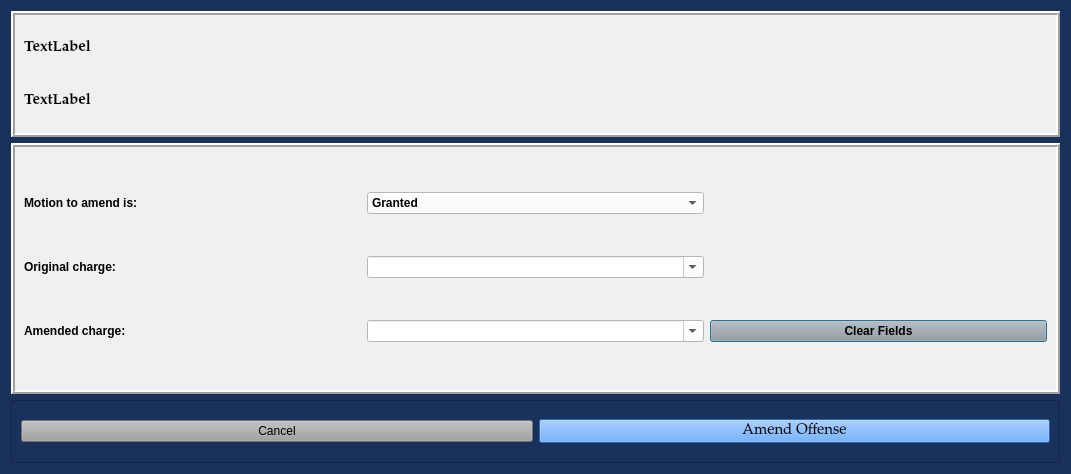
<?xml version="1.0" encoding="UTF-8"?>
<ui version="4.0">
 <class>AmendOffenseDialog</class>
 <widget class="QDialog" name="AmendOffenseDialog">
  <property name="geometry">
   <rect>
    <x>0</x>
    <y>0</y>
    <width>1071</width>
    <height>474</height>
   </rect>
  </property>
  <property name="sizePolicy">
   <sizepolicy hsizetype="Preferred" vsizetype="Preferred">
    <horstretch>0</horstretch>
    <verstretch>0</verstretch>
   </sizepolicy>
  </property>
  <property name="minimumSize">
   <size>
    <width>0</width>
    <height>0</height>
   </size>
  </property>
  <property name="font">
   <font>
    <family>Palatino Linotype</family>
    <pointsize>11</pointsize>
    <weight>9</weight>
    <italic>false</italic>
    <bold>false</bold>
   </font>
  </property>
  <property name="windowTitle">
   <string>Amend Charge</string>
  </property>
  <property name="styleSheet">
   <string notr="true">background-color: rgb(25, 49, 91);
font: 75 11pt &quot;Palatino Linotype&quot;;</string>
  </property>
  <layout class="QVBoxLayout" name="verticalLayout" stretch="2,4,1">
   <item>
    <widget class="QFrame" name="case_information_frame">
     <property name="sizePolicy">
      <sizepolicy hsizetype="Preferred" vsizetype="Preferred">
       <horstretch>0</horstretch>
       <verstretch>0</verstretch>
      </sizepolicy>
     </property>
     <property name="maximumSize">
      <size>
       <width>5000</width>
       <height>5000</height>
      </size>
     </property>
     <property name="cursor">
      <cursorShape>ArrowCursor</cursorShape>
     </property>
     <property name="styleSheet">
      <string notr="true">background-color: rgb(240, 240, 240);
font-weight: bold;</string>
     </property>
     <property name="frameShape">
      <enum>QFrame::Box</enum>
     </property>
     <property name="frameShadow">
      <enum>QFrame::Raised</enum>
     </property>
     <property name="lineWidth">
      <number>2</number>
     </property>
     <layout class="QGridLayout" name="gridLayout_2">
      <item row="0" column="0">
       <widget class="QLabel" name="case_number_label">
        <property name="font">
         <font>
          <family>Palatino Linotype</family>
          <pointsize>11</pointsize>
          <weight>75</weight>
          <italic>false</italic>
          <bold>true</bold>
         </font>
        </property>
        <property name="text">
         <string>TextLabel</string>
        </property>
       </widget>
      </item>
      <item row="1" column="0">
       <widget class="QLabel" name="defendant_name_label">
        <property name="font">
         <font>
          <family>Palatino Linotype</family>
          <pointsize>11</pointsize>
          <weight>75</weight>
          <italic>false</italic>
          <bold>true</bold>
         </font>
        </property>
        <property name="text">
         <string>TextLabel</string>
        </property>
       </widget>
      </item>
     </layout>
    </widget>
   </item>
   <item>
    <widget class="QFrame" name="frame_2">
     <property name="styleSheet">
      <string notr="true">background-color: rgb(240, 240, 240);
font: 75 11pt &quot;Palatino Linotype&quot;;
font-weight: bold;</string>
     </property>
     <property name="frameShape">
      <enum>QFrame::Box</enum>
     </property>
     <property name="frameShadow">
      <enum>QFrame::Raised</enum>
     </property>
     <property name="lineWidth">
      <number>2</number>
     </property>
     <property name="midLineWidth">
      <number>0</number>
     </property>
     <layout class="QGridLayout" name="gridLayout">
      <item row="0" column="0">
       <widget class="QLabel" name="label">
        <property name="text">
         <string>Motion to amend is:</string>
        </property>
       </widget>
      </item>
      <item row="0" column="1">
       <widget class="QComboBox" name="motion_decision_box">
        <property name="styleSheet">
         <string notr="true">background-color: rgb(255, 255, 255);</string>
        </property>
        <property name="editable">
         <bool>false</bool>
        </property>
        <item>
         <property name="text">
          <string>Granted</string>
         </property>
        </item>
        <item>
         <property name="text">
          <string>Denied</string>
         </property>
        </item>
       </widget>
      </item>
      <item row="1" column="0">
       <widget class="QLabel" name="label_2">
        <property name="text">
         <string>Original charge:</string>
        </property>
       </widget>
      </item>
      <item row="1" column="1">
       <widget class="QComboBox" name="original_charge_box">
        <property name="styleSheet">
         <string notr="true">background-color: rgb(255, 255, 255);</string>
        </property>
        <property name="editable">
         <bool>true</bool>
        </property>
       </widget>
      </item>
      <item row="2" column="0">
       <widget class="QLabel" name="label_3">
        <property name="text">
         <string>Amended charge:</string>
        </property>
       </widget>
      </item>
      <item row="2" column="1">
       <widget class="QComboBox" name="amended_charge_box">
        <property name="styleSheet">
         <string notr="true">background-color: rgb(255, 255, 255);</string>
        </property>
        <property name="editable">
         <bool>true</bool>
        </property>
       </widget>
      </item>
      <item row="2" column="2">
       <widget class="QPushButton" name="clear_fields_Button">
        <property name="styleSheet">
         <string notr="true">background-color: rgb(160, 160, 160);</string>
        </property>
        <property name="text">
         <string>Clear Fields</string>
        </property>
       </widget>
      </item>
     </layout>
    </widget>
   </item>
   <item>
    <widget class="QFrame" name="frame">
     <property name="styleSheet">
      <string notr="true">font: 75 11pt &quot;Palatino Linotype&quot;;</string>
     </property>
     <property name="frameShape">
      <enum>QFrame::StyledPanel</enum>
     </property>
     <property name="frameShadow">
      <enum>QFrame::Raised</enum>
     </property>
     <layout class="QGridLayout" name="gridLayout_3">
      <item row="0" column="0">
       <widget class="QPushButton" name="cancel_Button">
        <property name="styleSheet">
         <string notr="true">background-color: rgb(160, 160, 160);</string>
        </property>
        <property name="text">
         <string>Cancel</string>
        </property>
       </widget>
      </item>
      <item row="0" column="1">
       <widget class="QPushButton" name="amend_offense_Button">
        <property name="font">
         <font>
          <family>Palatino Linotype</family>
          <pointsize>11</pointsize>
          <weight>9</weight>
          <italic>false</italic>
          <bold>false</bold>
         </font>
        </property>
        <property name="styleSheet">
         <string notr="true">background-color: rgb(62, 146, 255);
font: 75 11pt &quot;Palatino Linotype&quot;;</string>
        </property>
        <property name="text">
         <string>Amend Offense</string>
        </property>
       </widget>
      </item>
     </layout>
    </widget>
   </item>
  </layout>
 </widget>
 <tabstops>
  <tabstop>motion_decision_box</tabstop>
  <tabstop>original_charge_box</tabstop>
  <tabstop>amended_charge_box</tabstop>
 </tabstops>
 <resources/>
 <connections/>
 <slots>
  <slot>proceed_to_ability_to_pay()</slot>
  <slot>close_window()</slot>
  <slot>add_offense()</slot>
  <slot>amend_offense()</slot>
  <slot>proceed_to_sentencing()</slot>
 </slots>
</ui>
